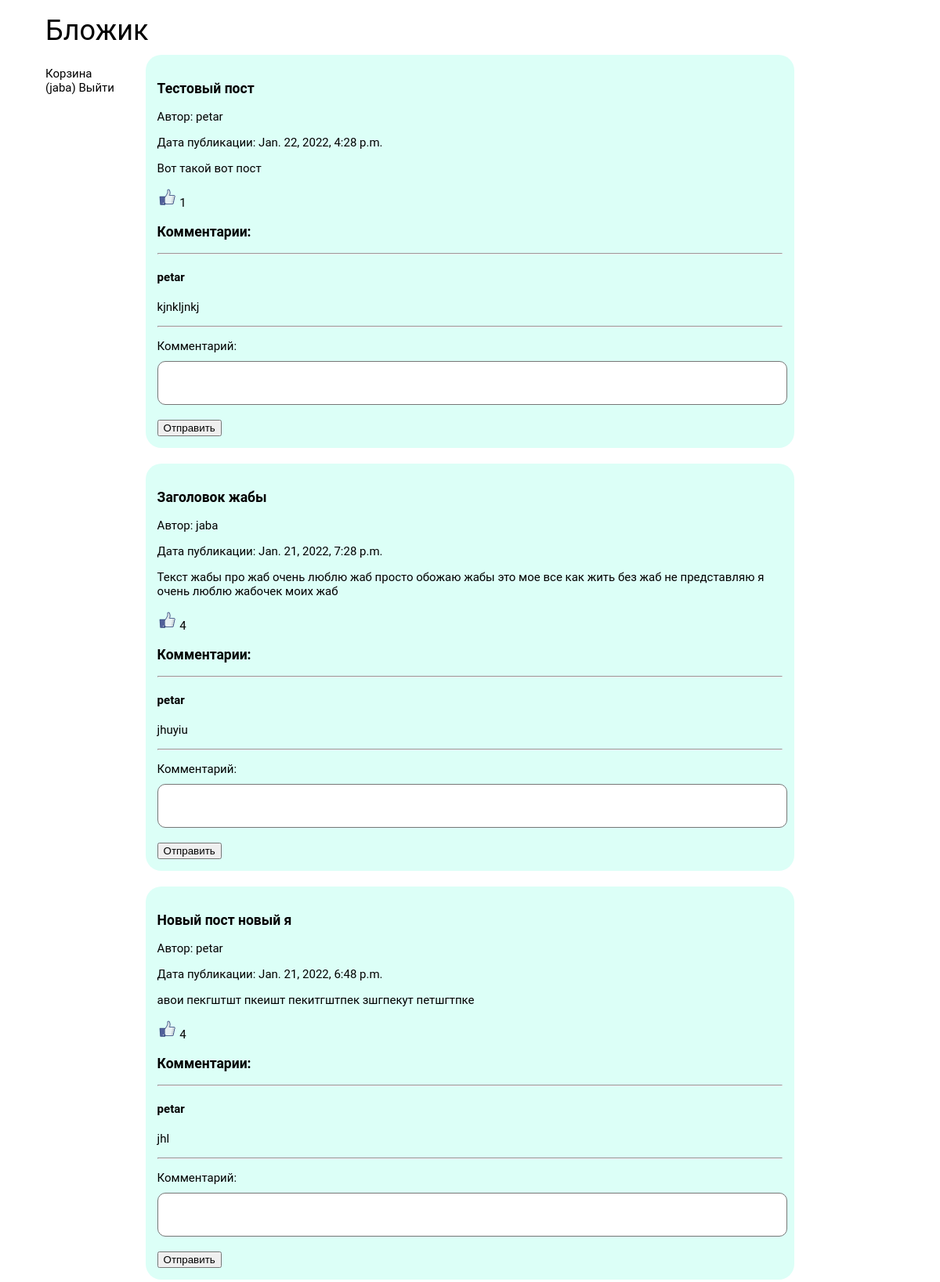
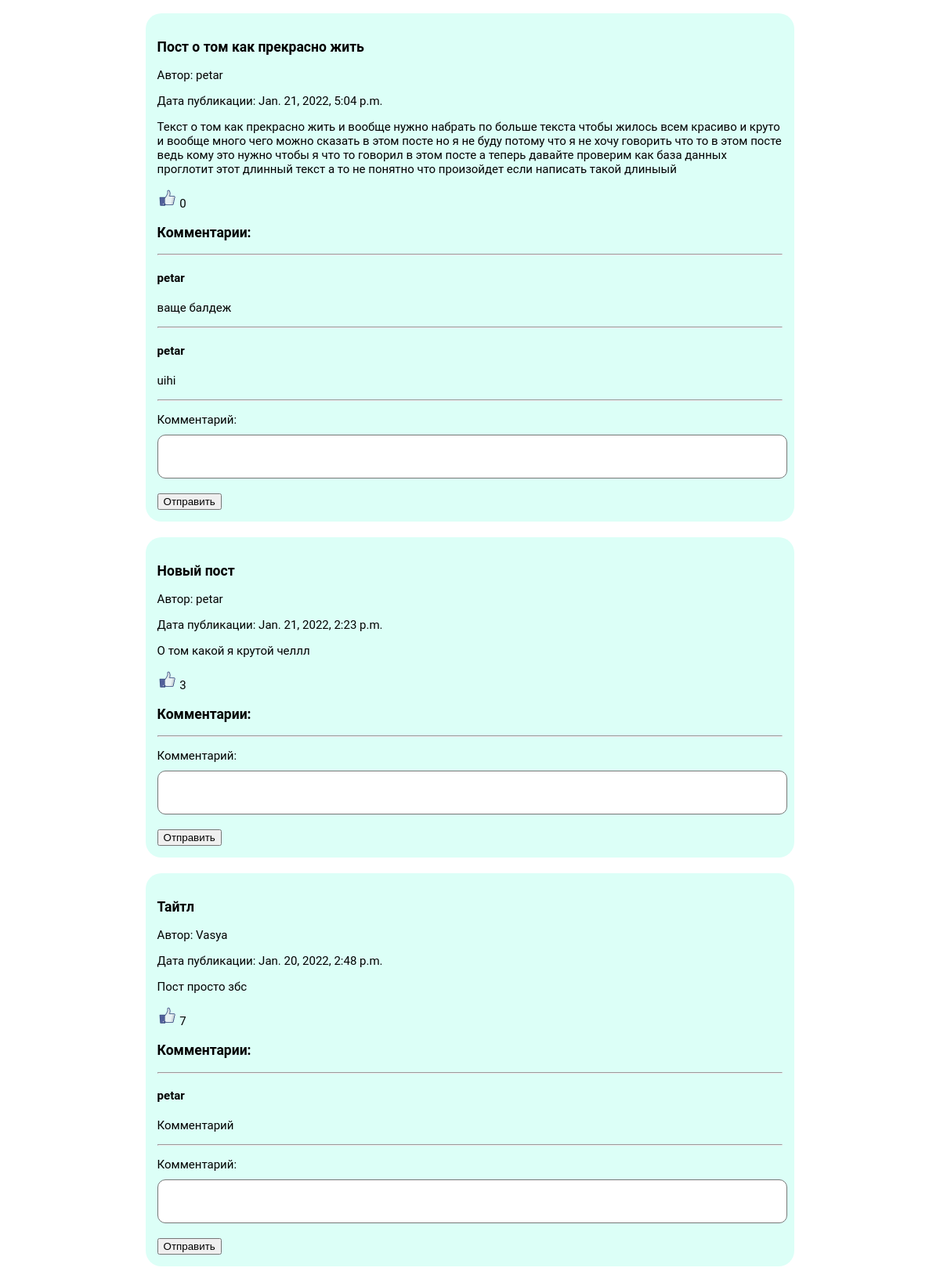
/ (signed in), run on the app's committed database (2 pictures, top to bottom).
### blog/models.py (models this page shows)
class Post(models.Model):
    title = models.CharField(max_length=100)
    author = models.ForeignKey(
        'auth.User',
        on_delete=models.CASCADE
    )
    text = models.TextField()
    date = models.DateTimeField()
    likes = models.IntegerField(default=0)
    isActive = models.BooleanField(default=1)

class Comment(models.Model):
    date = models.DateTimeField(default=datetime.datetime.now())
    text = models.TextField(default="")
    post = models.ForeignKey(
        Post,
        on_delete=models.CASCADE
    )
    author = models.ForeignKey(
        'auth.User',
        on_delete=models.CASCADE
    )

### blog/views.py (the view)
# urls.py: path('', blog.views.index),
def index(request):
    posts = Post.objects.filter(isActive=1).order_by('-date')
    ids = []
    for post in posts:
        ids.append(post.id)
    print("IDS")
    print(ids)
    comments = Comment.objects.filter(post_id__in=ids).order_by('-date')[:6][::-1]
    print("COMMENTS")
    for comment in comments:
        print(comment)
    context ={
        'username': request.user,
        'posts': posts,
        'comments': comments,
        'form': CommentForm()
    }
    return render(request, 'index.html', context)

### blog/forms.py
class CommentForm(forms.Form):
    text = forms.CharField(widget=forms.Textarea, max_length=100, label='Комментарий')

### blog/templates/index.html (shortened to what this page needs)
{% extends 'base.html' %}
{% load static %}
{% block content %}
    <link rel="stylesheet" type="text/css" href="{% static 'blog/feed.css' %}">
    <div class="content">
        {% for post in posts %}
            <div class="post">
                <h3>{{ post.title }}</h3>
                <p>Автор: <a href="/accounts/{{ post.author }}">{{ post.author }}</a></p>
                <p>Дата публикации: {{ post.date }}</p>
                <p>{{ post.text }}</p>
                <p> <a href="like/{{ post.id }}"> <img src="{% static "like.png" %}" width="25px" height="25px"> </a> {{ post.likes }} </p>
                <h3>Комментарии:</h3>
                <hr>
                {% for comment in comments %}
                    {% if comment.post == post %}
                        <p><h4>{{ comment.author.username }}</h4></p>
                        <p>{{ comment.text }}</p>
                        <hr>
                    {% endif %}
                {% endfor %}
                <form action="/add_comment/{{ post.id }}" method="post">
                    <div class="form_comm">
                        {{ form.as_p }}
                        <button type="submit" class="button">Отправить</button>
                    </div>
                </form>
            </div>
        {% endfor %}
    </div>
{% endblock %}

### blog/templates/base.html (shortened to what this page needs)
<!DOCTYPE html>
<html lang="en">
<head>
</head>
{% load static %}
<link rel="stylesheet" type="text/css" href="{% static 'blog/base.css' %}">
<body>
<div>
    <section>
        <div class="head"> <a href="/"> Бложик </a> </div>
        <ul class="menu">
            {% if not username.is_anonymous %}
                <li> <a href="/wastebin/">Корзина</a> </li>
                <li> <a href="/accounts/{{ username }}">({{ username }})</a> <a href="/logout"> Выйти</a> </li>
            {% else %}
                <li><a href="/login">Войти</a></li>
            {% endif %}
        </ul>
    </section>
</div>
    {% block content %}
    {% endblock %}
</body>
</html>

### blog/static/blog/base.css (style rules this page uses)
body { font: normal 15px 'Roboto', sans-serif; }
.head { font-size: 36px; text-decoration: none; padding-top: 10px; padding-bottom: 10px; padding-left: 50px; text-align: left; }
a { color: black; text-decoration: none; }
.menu { list-style: none; position: absolute; padding-left: 50px; }

### blog/static/blog/feed.css (style rules this page uses)
.post { background: #dcfff7; padding: 15px; margin-bottom: 20px; border-radius: 20px; }
.content { max-width: 70%; margin: auto; }
.form_comm label { font: normal 15px 'Roboto', sans-serif; display: block; padding-bottom: 10px; }
.form_comm textarea { width: 100%; height: 50px; border-radius: 10px; outline: none; resize: none; }

### data on the page
Post: title "Тестовый пост", author "petar", date "Jan. 22, 2022, 4:28 p.m.", text "Вот такой вот пост", likes "1"
Comment: author.username "petar", text "kjnkljnkj"
Post: title "Заголовок жабы", author "jaba", date "Jan. 21, 2022, 7:28 p.m.", text "Текст жабы про жаб очень люблю жаб просто обожаю жабы это мое все как жить без жаб не представляю я очень люблю жабочек моих жаб", likes "4"
Comment: author.username "petar", text "jhuyiu"
Post: title "Новый пост новый я", author "petar", date "Jan. 21, 2022, 6:48 p.m.", text "авои пекгштшт пкеишт пекитгштпек зшгпекут петшгтпке", likes "4"
Comment: author.username "petar", text "jhl"
Post: title "Пост о том как прекрасно жить", author "petar", date "Jan. 21, 2022, 5:04 p.m.", text "Текст о том как прекрасно жить и вообще нужно набрать по больше текста чтобы жилось всем красиво и круто и вообще много чего можно сказать в этом посте но я не буду потому что я не хочу говорить что то в этом посте ведь кому это нужно чтобы я что то говорил в этом посте а теперь давайте проверим как база данных проглотит этот длинный текст а то не понятно что произойдет если написать такой длиныый", likes "0"
Comment: author.username "petar", text "ваще балдеж"
Comment: author.username "petar", text "uihi"
Post: title "Новый пост", author "petar", date "Jan. 21, 2022, 2:23 p.m.", text "О том какой я крутой челлл", likes "3"
Post: title "Тайтл", author "Vasya", date "Jan. 20, 2022, 2:48 p.m.", text "Пост просто збс", likes "7"
Comment: author.username "petar", text "Комментарий"

### other printed values
{{ username }} "jaba"
